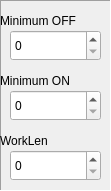
   <widget class="QFrame" name="frame_3">
    <property name="geometry">
     <rect>
      <x>220</x>
      <y>30</y>
      <width>111</width>
      <height>191</height>
     </rect>
    </property>
    <property name="frameShape">
     <enum>QFrame::Panel</enum>
    </property>
    <property name="frameShadow">
     <enum>QFrame::Sunken</enum>
    </property>
    <widget class="QLabel" name="label_14">
     <property name="geometry">
      <rect>
       <x>0</x>
       <y>10</y>
       <width>111</width>
       <height>21</height>
      </rect>
     </property>
     <property name="text">
      <string>Minimum OFF</string>
     </property>
    </widget>
    <widget class="QSpinBox" name="spinBoxMinOFF">
     <property name="geometry">
      <rect>
       <x>10</x>
       <y>30</y>
       <width>91</width>
       <height>31</height>
      </rect>
     </property>
     <property name="maximum">
      <number>16777215</number>
     </property>
    </widget>
    <widget class="QLabel" name="label_15">
     <property name="geometry">
      <rect>
       <x>0</x>
       <y>70</y>
       <width>111</width>
       <height>21</height>
      </rect>
     </property>
     <property name="text">
      <string>Minimum ON</string>
     </property>
    </widget>
    <widget class="QSpinBox" name="spinBoxMinON">
     <property name="geometry">
      <rect>
       <x>10</x>
       <y>90</y>
       <width>91</width>
       <height>31</height>
      </rect>
     </property>
     <property name="maximum">
      <number>16777215</number>
     </property>
    </widget>
    <widget class="QSpinBox" name="spinBoxWorkLen">
     <property name="geometry">
      <rect>
       <x>10</x>
       <y>150</y>
       <width>91</width>
       <height>31</height>
      </rect>
     </property>
     <property name="maximum">
      <number>16777215</number>
     </property>
    </widget>
    <widget class="QLabel" name="label_25">
     <property name="geometry">
      <rect>
       <x>0</x>
       <y>130</y>
       <width>111</width>
       <height>21</height>
      </rect>
     </property>
     <property name="text">
      <string>WorkLen</string>
     </property>
    </widget>
   </widget>
